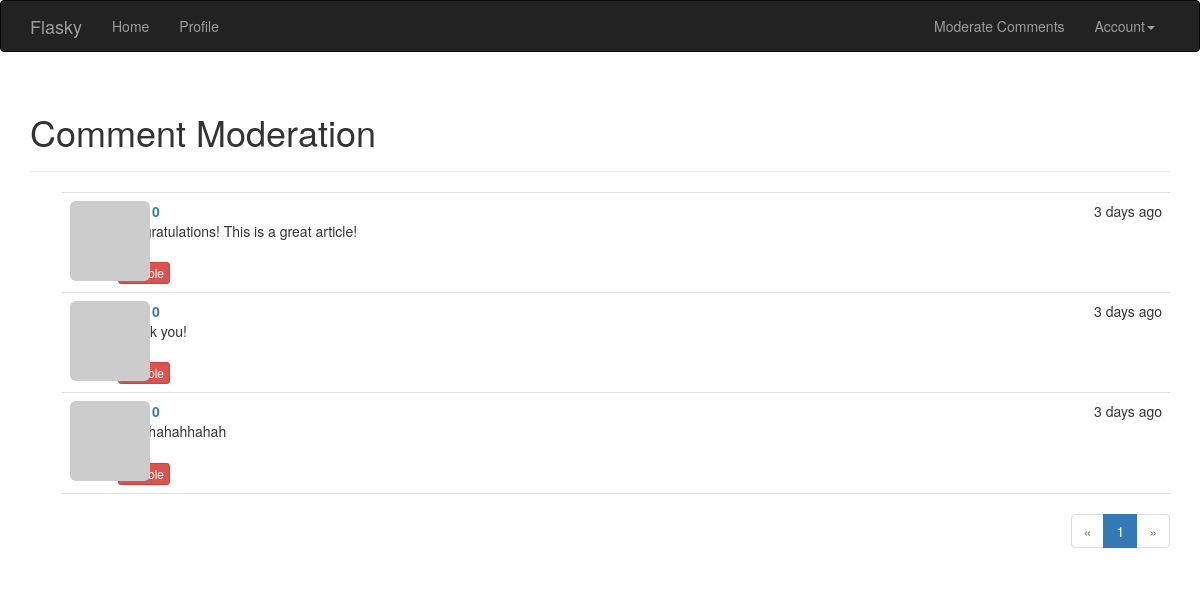
Screenshot of /moderate (signed in) with the database file from the repository.
### app/models.py (models this page shows, shortened)
class Comment(db.Model):
    __tablename__ = 'comments'
    id = db.Column(db.Integer, primary_key=True)
    body = db.Column(db.Text)
    body_html = db.Column(db.Text)
    timestamp = db.Column(db.DateTime, index=True, default=datetime.utcnow)
    disabled = db.Column(db.Boolean)
    author_id = db.Column(db.Integer, db.ForeignKey('users.id'))
    post_id = db.Column(db.Integer, db.ForeignKey('posts.id'))

### app/main/views.py (the view)
@main.route('/moderate')
@login_required
@permission_required(Permission.MODERATE_COMMENTS)
def moderate():
    page = request.args.get('page', 1, type=int)
    pagination = Comment.query.order_by(Comment.timestamp.desc()).paginate(
        page, per_page=current_app.config['FLASKY_COMMENTS_PER_PAGE'], error_out=False)
    comments = pagination.items
    return render_template('moderate.html', comments=comments, pagination=pagination, page=page)

### app/auth/views.py (called while the page is built)
@auth.before_app_request
def before_request():
    if current_user.is_authenticated:
        current_user.ping()
        if not current_user.confirmed \
                and request.endpoint[:5] != 'auth.':
            return redirect(url_for('auth.unconfirmed'))

### app/main/__init__.py (called while the page is built)
@main.app_context_processor
def inject_permissions():
    return dict(Permission=Permission)

### app/models.py (called while the page is built)
@login_manager.user_loader
def load_user(user_id):
    return User.query.get(int(user_id))

    def can(self, permissions):
        return self.role is not None and (self.role.permissions & permissions) == permissions

    def ping(self):
        self.last_seen = datetime.utcnow()
        db.session.add(self)

    def gravatar(self, size=100, default='identicon', rating='g'):
        if request.is_secure:
            url = 'https://secure.gravatar.com/avatar'
        else:
            url = 'http://www.gravatar.com/avatar'
        hash = self.avatar_hash or hashlib.md5(self.email.encode('utf-8')).hexdigest()
        return '{url}/{hash}?s={size}&d={default}&r={rating}'.format(
            url=url, hash=hash, size=size, default=default, rating=rating)

### app/templates/moderate.html (shortened to what this page needs)
{% extends "base.html" %}
{% import "_macros.html" as macros %}
{% block page_content %}
<div class="page-header">
    <h1>Comment Moderation</h1>
</div>
{% set moderate = True %}
{% include '_comments.html' %}
{% if pagination %}
<div class="pagination">
    {{ macros.pagination_widget(pagination, '.moderate') }}
</div>
{% endif %}
{% endblock %}

### app/templates/_comments.html (shortened to what this page needs)
<ul class="comments">
    {% for comment in comments %}
    <li class="comment">
        <div class="comment-thumbnail">
            <a href="{{ url_for('.user', username=comment.author.username) }}">
                <img class="img-rounded profile-thumbnail" src="{{ comment.author.gravatar(size=40) }}">
            </a>
        </div>
        <div class="comment-content">
            <div class="comment-date">{{ moment(comment.timestamp).fromNow() }}</div>
            <div class="comment-author"><a href="{{ url_for('.user', username=comment.author.username) }}">{{ comment.author.username }}</a></div>
            <div class="comment-body">
                {% if moderate or not comment.disabled %}
                    {% if comment.body_html %}
                        {{ comment.body_html | safe }}
                    {% else %}
                        {{ comment.body }}
                    {% endif %}
                {% endif %}
            </div>
            {% if moderate %}
                <br>
                {% if comment.disabled %}
                <a class="btn btn-default btn-xs" href="{{ url_for('.moderate_enable', id=comment.id, page=page) }}">Enable</a>
                {% else %}
                <a class="btn btn-danger btn-xs" href="{{ url_for('.moderate_disable', id=comment.id, page=page) }}">Disable</a>
                {% endif %}
            {% endif %}
        </div>
    </li>
    {% endfor %}
</ul>

### app/static/styles.css (style rules this page uses)
.profile-thumbnail { position: absolute; }
ul.comments { list-style-type: none; padding: 0px; margin: 16px 0px 0px 0px; }
ul.comments li.comment { margin-left: 32px; padding: 8px; border-bottom: 1px solid #e0e0e0; }
ul.comments li.comment:nth-child(1) { border-top: 1px solid #e0e0e0; }
div.comment-date { float: right; }
div.comment-author { font-weight: bold; }
div.comment-thumbnail { position: absolute; }
div.comment-content { margin-left: 48px; min-height: 48px; }
div.pagination { width: 100%; text-align: right; padding: 0px; margin: 0px; }

### rows the page displays
Comment: timestamp "3 days ago", body_html "Congratulations! This is a great article!"
Comment: timestamp "3 days ago", body_html "Thank you!"
Comment: timestamp "3 days ago", body_html "hi hahahahhahah"

### other values shown
{{ p }} "1"
